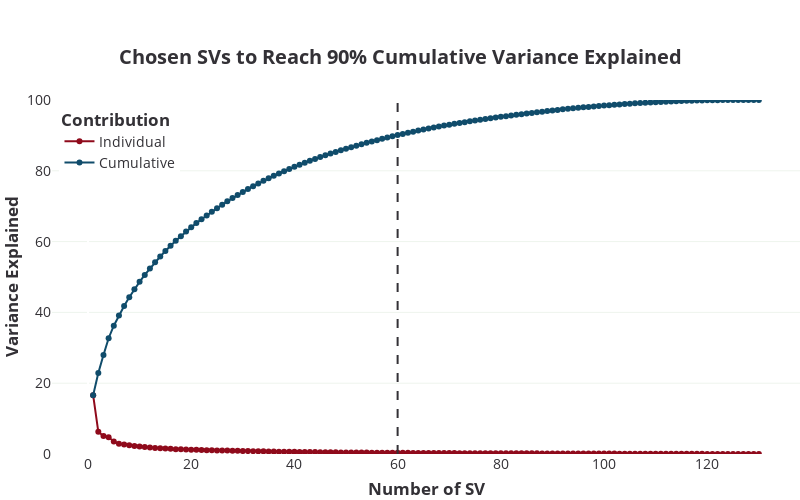

Write notebook code for a chart like this one.
### Code cell
q, s, p, nssd = truncated_svd(X)
plot_var(nssd, 60)

### Figure 1 — Plotly figure (JSON) as saved in the notebook; plotly's stock layout.template omitted (floating-point values rounded to 4 significant figures; data arrays with more than 128 entries replaced by an {"elided": "..."} marker saying what was removed)
{"data": [{"customdata": {"elided": "130x2 str values"}, "hovertemplate": "Contribution %=%{customdata[1]}<extra></extra>", "legendgroup": "Individual", "line": {"color": "#8F0A1B", "dash": "solid"}, "marker": {"symbol": "circle"}, "mode": "markers+lines", "name": "Individual", "orientation": "v", "showlegend": true, "type": "scatter", "x": {"elided": "130 int values"}, "xaxis": "x", "y": {"elided": "130 float values"}, "yaxis": "y"}, {"customdata": {"elided": "130x2 str values"}, "hovertemplate": "Contribution %=%{customdata[1]}<extra></extra>", "legendgroup": "Cumulative", "line": {"color": "#104C6B", "dash": "solid"}, "marker": {"symbol": "circle"}, "mode": "markers+lines", "name": "Cumulative", "orientation": "v", "showlegend": true, "type": "scatter", "x": {"elided": "130 int values"}, "xaxis": "x", "y": {"elided": "130 float values"}, "yaxis": "y"}], "layout": {"font": {"color": "#333136", "size": 14}, "height": 500, "hovermode": "x", "legend": {"title": {"text": "<b>Contribution</b>"}, "tracegroupgap": 0, "x": 0.01, "xanchor": "left", "y": 0.99, "yanchor": "top"}, "margin": {"b": 0, "l": 0, "r": 0, "t": 100}, "plot_bgcolor": "white", "shapes": [{"line": {"color": "#333136", "dash": "dash", "width": 2}, "type": "line", "x0": 60, "x1": 60, "xref": "x", "y0": 0, "y1": 1, "yref": "paper"}], "title": {"text": "<b>Chosen SVs to Reach 90% Cumulative Variance Explained</b>", "x": 0.5, "xanchor": "center", "yanchor": "top"}, "width": 800, "xaxis": {"anchor": "y", "domain": [0, 1], "title": {"text": "<b>Number of SV</b>"}}, "yaxis": {"anchor": "x", "domain": [0, 1], "gridcolor": "#EEF4ED", "gridwidth": 1, "range": [0, 100], "showgrid": true, "title": {"text": "<b>Variance Explained</b>"}}}}
